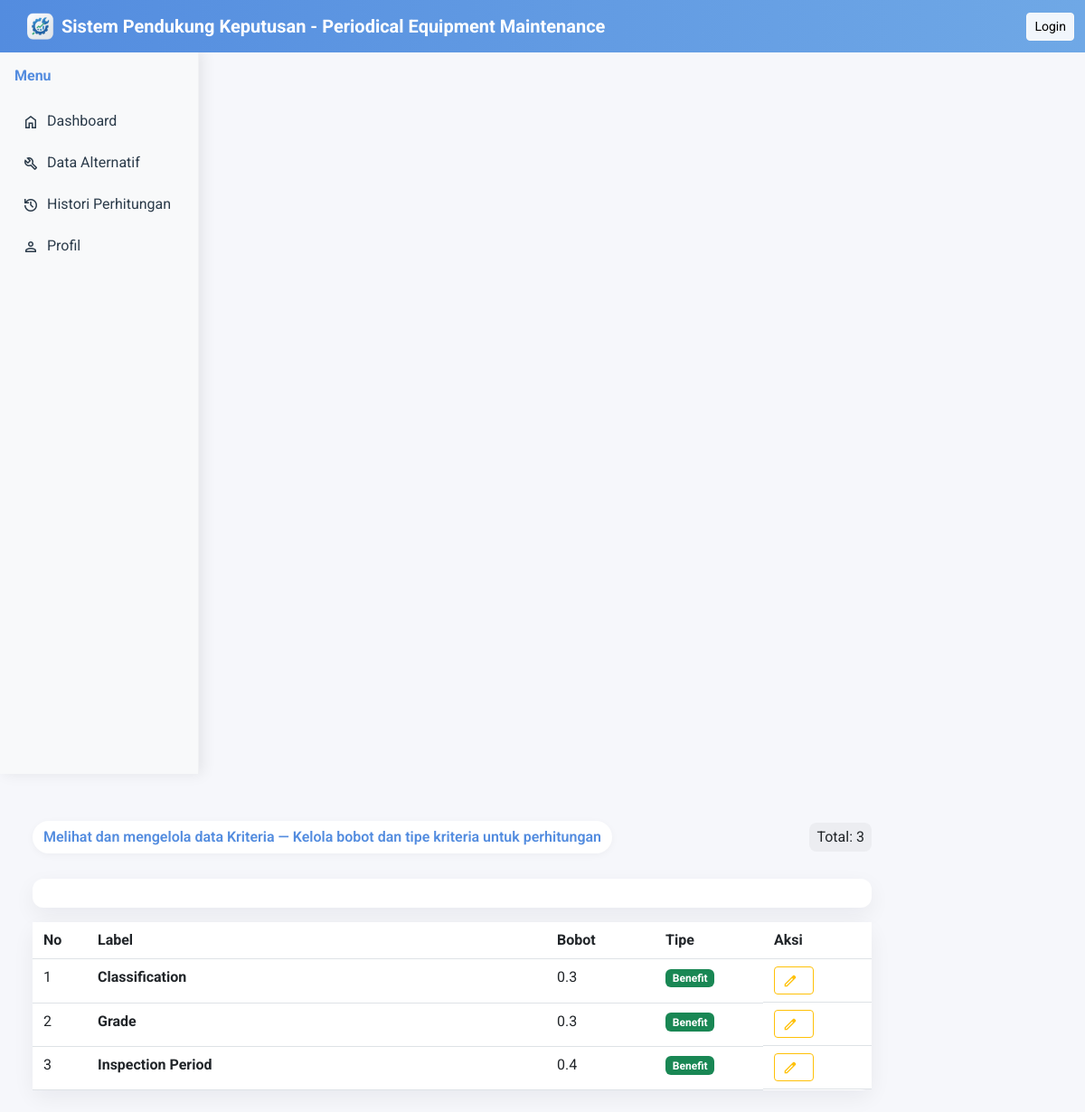
/pages/data_kriteria.php, run on the app's committed database.
### tables this page shows
CREATE TABLE `criteria_weight` (
  `id_criteria` int(11) NOT NULL,
  `criteria_name` varchar(50) NOT NULL,
  `weight` float NOT NULL,
  `type` enum('benefit','cost') NOT NULL
);

### pages/data_kriteria.php (the view, shortened to what this page needs)
<?php
include('../config/db.php');
include('../includes/header.php');
include('../includes/sidebar.php');
?>
<div class="container mt-3">
  <div class="page-header">
    <div>
      <span class="welcome-pill">Melihat dan mengelola data Kriteria — Kelola bobot dan tipe kriteria untuk perhitungan</span>
    </div>
    <div class="criteria-badge">Total: <?php $cnt = $koneksi->query("SELECT COUNT(*) AS c FROM criteria_weight")->fetch_assoc()['c'] ?? 0; echo intval($cnt); ?></div>
  </div>
  <div class="card mb-3 simple-card">
    <div class="card-body">
  </div>
</div>
  <div class="card simple-card">
    <div class="card-body p-0">
      <?php
      $q = $koneksi->query("SELECT * FROM criteria_weight ORDER BY id_criteria");
      if (!$q || $q->num_rows === 0) {
        echo '<div class="p-3"><div class="alert alert-info mb-0">Belum ada kriteria. Tambahkan kriteria melalui form di atas.</div></div>';
      } else {
        ?>
        <div class="table-responsive">
        <table class="table table-sm table-small mb-0">
          <thead><tr><th style="width:60px">No</th><th>Label</th><th style="width:120px">Bobot</th><th style="width:120px">Tipe</th><th style="width:120px">Aksi</th></tr></thead>
          <tbody>
        <?php
        $no = 1;
        while($r = $q->fetch_assoc()){
          $typeBadge = $r['type'] === 'benefit' ? '<span class="badge bg-success">Benefit</span>' : '<span class="badge bg-danger">Cost</span>';
          echo "<tr><td>{$no}</td><td><strong>".htmlspecialchars($r['criteria_name'])."</strong></td><td>".htmlspecialchars($r['weight'])."</td><td>{$typeBadge}</td>";
            echo "<td class='actions-cell text-end'>";
              echo "<a href='data_kriteria.php?edit={$r['id_criteria']}' class='btn btn-sm btn-outline-warning me-1' title='Edit'><span class=\"material-symbols-outlined edit-icon\">edit</span></a>";
            echo "</td>";
          $no++;
        }
        ?>
          </tbody>
        </table>
        </div>
        <?php
      }
      ?>
    </div>
  </div>
</div>
<?php include('../includes/footer.php'); ?>

### style.css (style rules this page uses)
body, input, button, select, textarea, .nav, .sidebar, .card, .page-content, .navbar, .btn { font-family: 'Roboto', sans-serif !important; }
.card { word-wrap: break-word; }
.actions-cell { display: flex; gap: 6px; align-items: center; justify-content: flex-start }
:root { --accent-1: #538CDF; --accent-2: #34a0ff; --card-bg: #ffffff; --muted: #6c757d; }
.welcome-pill { display: block; max-width: 860px; margin: 12px auto; padding: 12px 18px; border-radius: 14px; background: linear-gradient(180deg, rgba(83, 140, 223, 0.12), rgba(83, 140, 223, 0.06)); color: var(--accent-1); font-weight: 600; text-align: center; box-shadow: 0 8px 20px rgba(83, 140, 223, 0.08) }
.card, .dash-card { border: none; border-radius: 14px; box-shadow: 0 8px 20px rgba(17, 24, 39, 0.06); transition: transform .18s ease, box-shadow .18s ease }
.simple-card { border-radius:12px; box-shadow:0 8px 24px rgba(16,24,40,0.04); }
.page-header { display:flex; align-items:center; justify-content:space-between; gap:16px; margin-bottom:16px; }
.criteria-badge { padding:4px 8px; border-radius:8px; background:rgba(0,0,0,0.04); }
.table-small td, .table-small th { padding:0.5rem 0.75rem; }
.actions-cell .material-symbols-outlined { vertical-align:middle; font-size:18px; }
.material-symbols-outlined.edit-icon { color: #ffc107 !important; }

### includes/header.php (style rules this page uses)
body { padding-top: 56px; font-family: 'Roboto', sans-serif; background: #f6f7fb; }
.material-symbols-outlined { font-size: 20px; vertical-align: middle; margin-right:8px; }
.simple-card, .profile-card { border-radius: 12px; box-shadow: 0 8px 24px rgba(16,24,40,0.06); }
.table-small td, .table-small th { padding:0.5rem 0.75rem; }
.actions-cell .material-symbols-outlined { vertical-align:middle; font-size:18px; }
.welcome-pill { display:inline-block; padding:6px 12px; background:#fff; border-radius:999px; box-shadow:0 2px 8px rgba(0,0,0,0.04); margin-bottom:12px; }

### data on the page
criteria_weight: criteria_name "Classification", weight "0.3", type "Benefit"
criteria_weight: criteria_name "Grade", weight "0.3", type "Benefit"
criteria_weight: criteria_name "Inspection Period", weight "0.4", type "Benefit"

### other printed values
$cnt "3"
